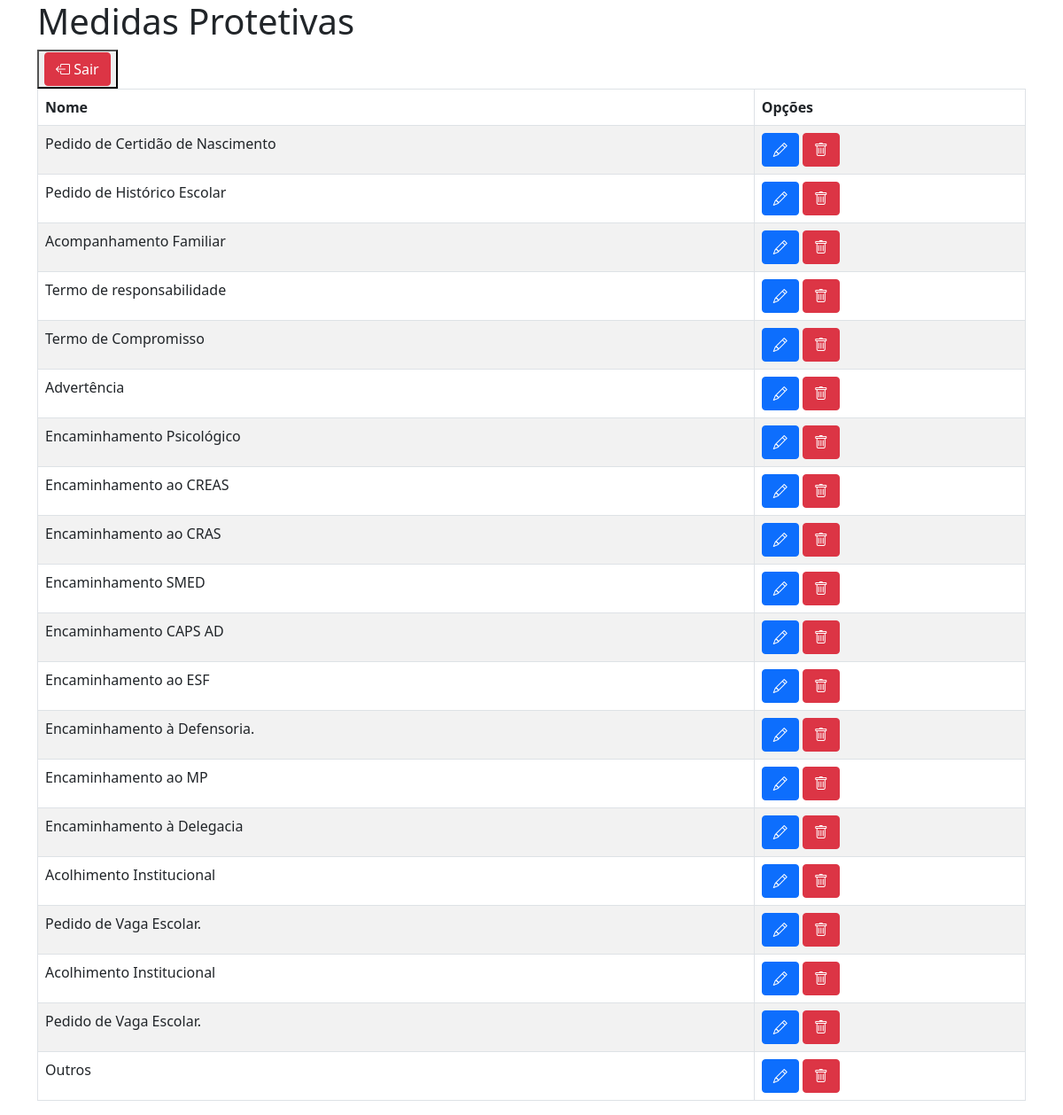
The app's page /cadastro_medidas_protetiva/dashbord.php with its own data.
### tables this page shows
CREATE TABLE `medida_protetiva` (
  `id_medida` int(11) NOT NULL,
  `nome` varchar(45) DEFAULT NULL
);

### cadastro_medidas_protetiva/dashbord.php (the view, shortened to what this page needs)
<!DOCTYPE html>
<html>
<head>
    <link rel="stylesheet" href="https://cdn.jsdelivr.net/npm/bootstrap@5.1.0/dist/css/bootstrap.min.css">
    <link rel="stylesheet" href="https://cdn.jsdelivr.net/npm/bootstrap-icons@1.10.5/font/bootstrap-icons.css">
</head>
<body>
    <div class="container">
        <h1>Medidas Protetivas</h1>
                        <button><a href="/tcc/admin/index.php" class="bi bi-box-arrow-left btn btn-danger"> Sair</a></button>
        <table class="table table-striped table-bordered table-group-divider">
            <thead>
                <tr>
                    <th>Nome</th>
                    <th>Opções</th>
                </tr>
            </thead>
            <tbody>
                <?php
                $servername = "localhost";
                $username = "root";
                $password = "";
                $dbname = "mydb";
                $conn = new mysqli($servername, $username, $password, $dbname);
                $sql = "SELECT * FROM medida_protetiva";
                $result = $conn->query($sql);
                if ($result->num_rows > 0) {
                    while ($row = $result->fetch_assoc()) {
                        echo "<tr>";
                        echo "<td>" . $row["nome"] . "</td>";
                        echo "<td>
                        <a class='btn btn-primary mr-5' type='submit' href='editar.php?id=" . $row["id_medida"] . "''>
                        <i class='bi bi-pencil'></i>
                        </a>
                        <a class='btn btn-danger' href='excluir.php?id=" . $row["id_medida"] . "''>
                        <i class='bi bi-trash'></i>
                        </a>
                        </td>";
                        echo "</tr>";
                    }
                } else {
                    echo "<tr><td colspan='3'>Nenhum registro encontrado.</td></tr>";
                }
                ?>
            </tbody>
        </table>
    </div>
</body>
</html>
</body>
</html>

### records on screen
medida_protetiva: nome "Pedido de Certidão de Nascimento"
medida_protetiva: nome "Pedido de Histórico Escolar"
medida_protetiva: nome "Acompanhamento Familiar"
medida_protetiva: nome "Termo de responsabilidade"
medida_protetiva: nome "Termo de Compromisso"
medida_protetiva: nome "Advertência"
medida_protetiva: nome "Encaminhamento Psicológico"
medida_protetiva: nome "Encaminhamento ao CREAS"
medida_protetiva: nome "Encaminhamento ao CRAS"
medida_protetiva: nome "Encaminhamento SMED"
medida_protetiva: nome "Encaminhamento CAPS AD"
medida_protetiva: nome "Encaminhamento ao ESF"
medida_protetiva: nome "Encaminhamento à Defensoria."
medida_protetiva: nome "Encaminhamento ao MP"
medida_protetiva: nome "Encaminhamento à Delegacia"
medida_protetiva: nome "Acolhimento Institucional"
medida_protetiva: nome "Pedido de Vaga Escolar."
medida_protetiva: nome "Acolhimento Institucional"
medida_protetiva: nome "Pedido de Vaga Escolar."
medida_protetiva: nome "Outros"
